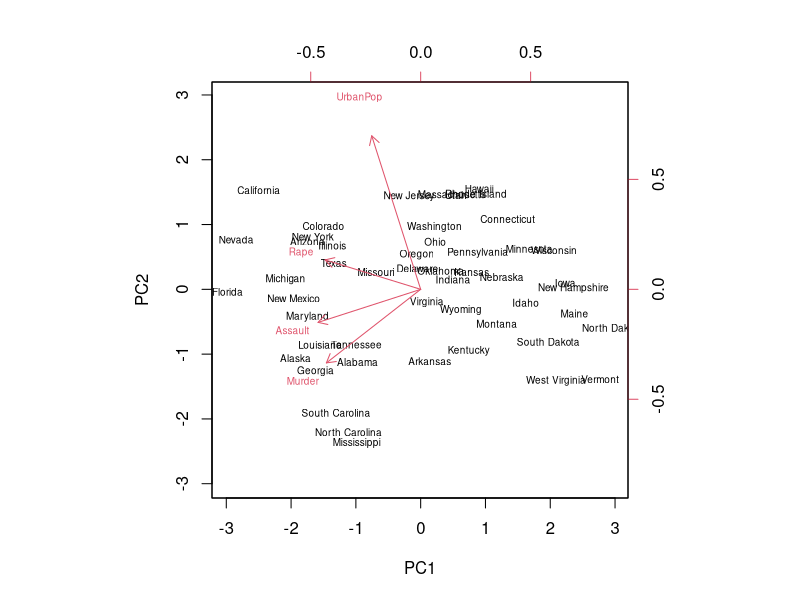
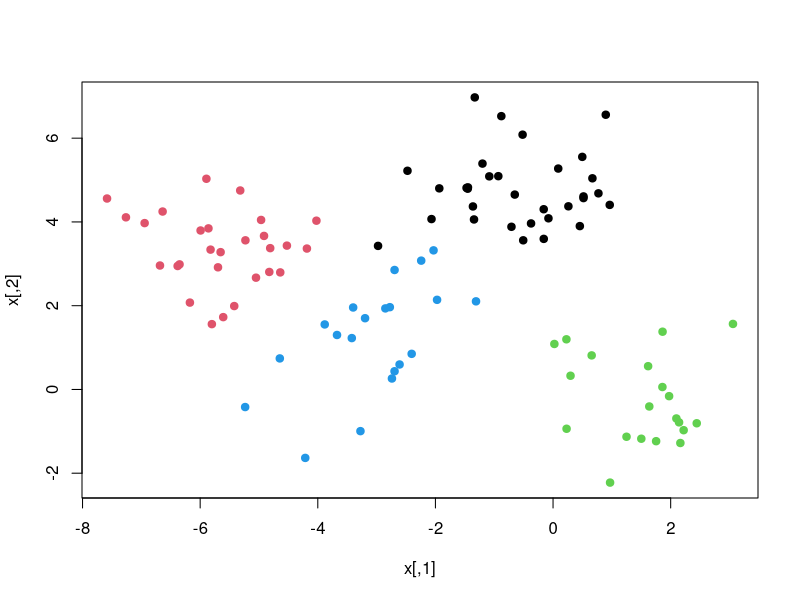
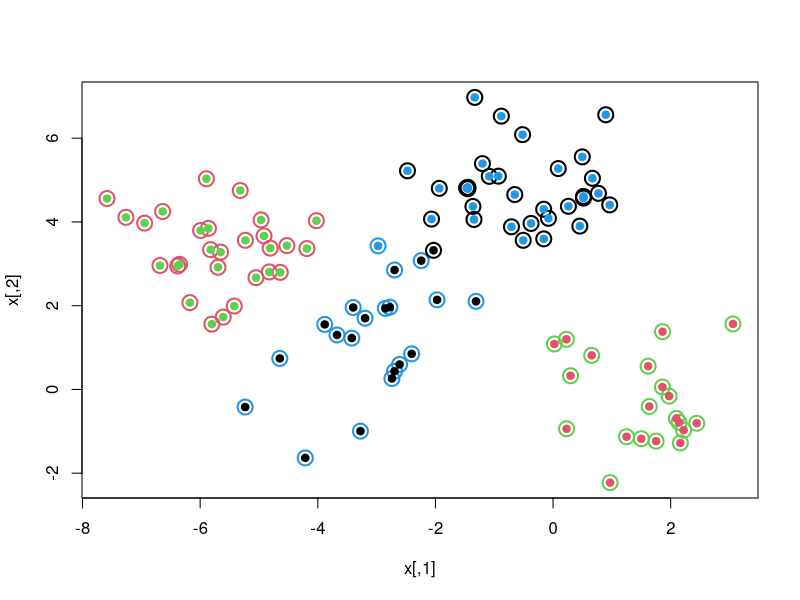
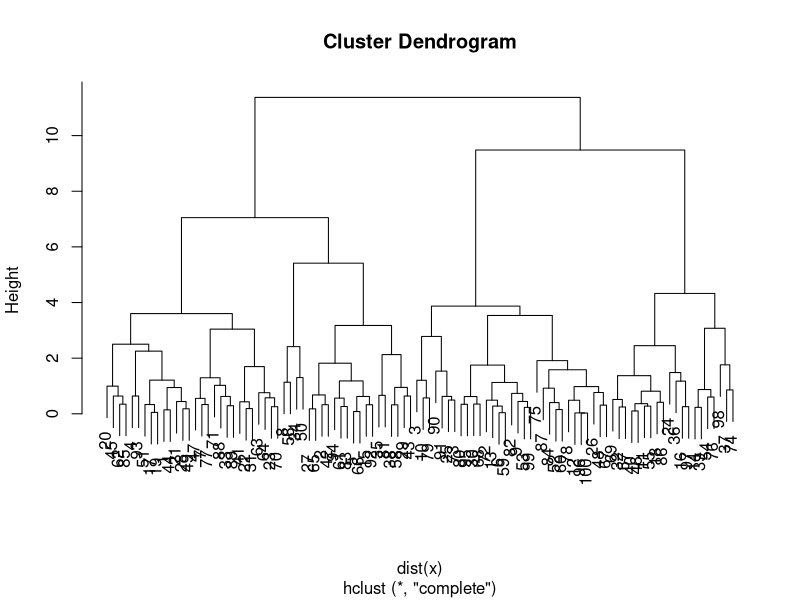
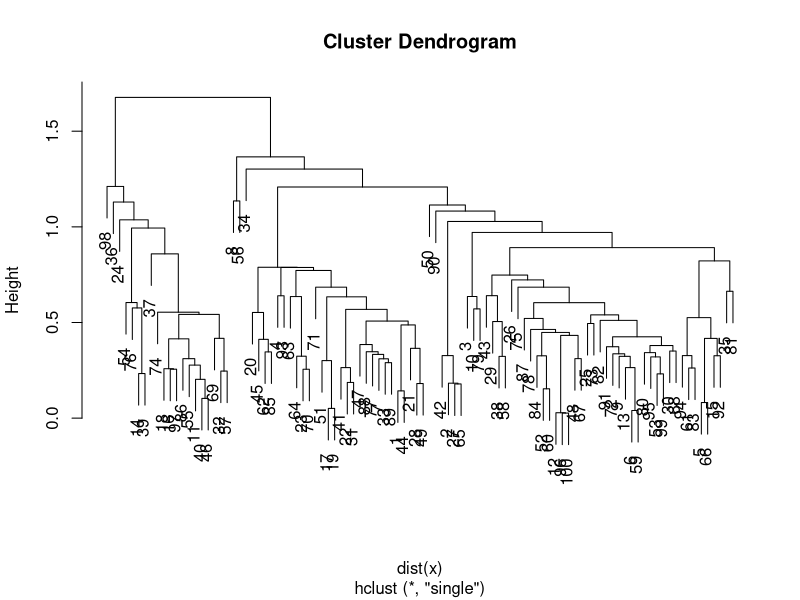
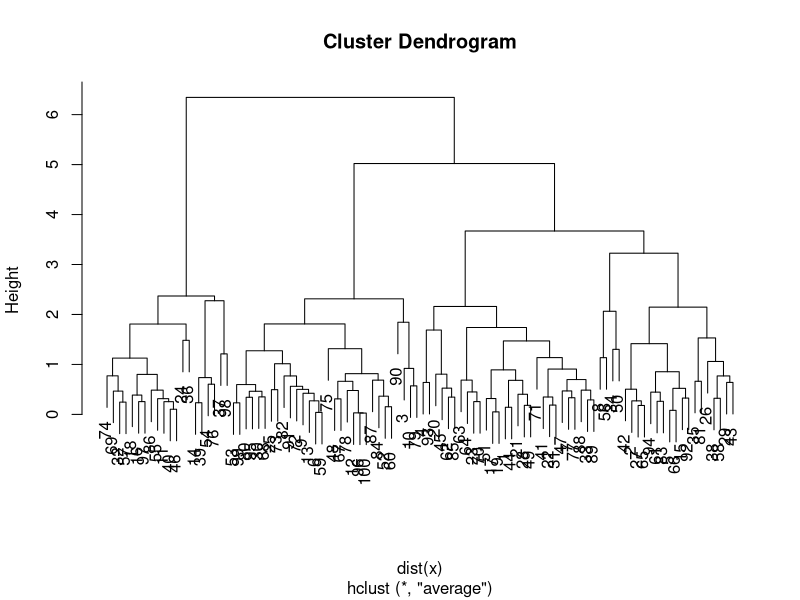
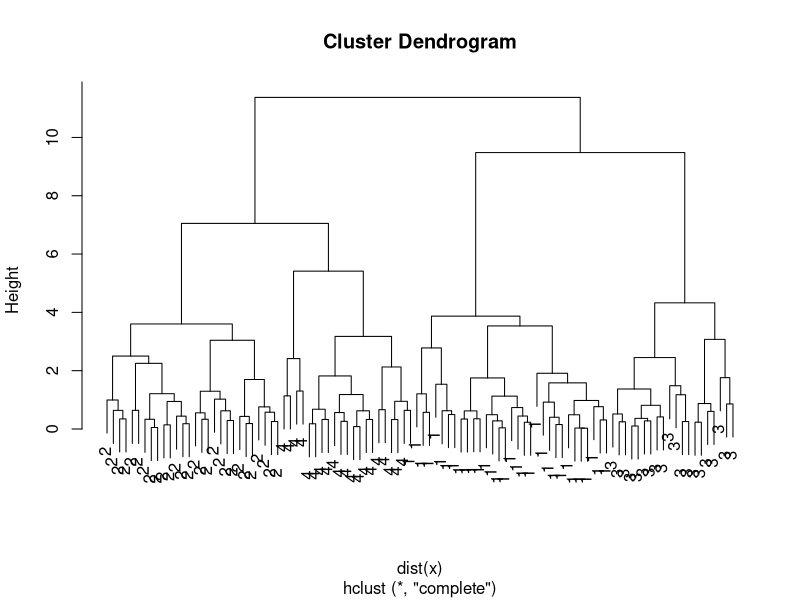

R code for these plots, in order:
## ---- chunk 1
knitr::opts_chunk$set(echo = TRUE)
## ---- chunk 2
data("USArrests")
dim(USArrests)
str(USArrests)
head(USArrests)
summary(USArrests)
## ---- chunk 3
pca.out <- prcomp(USArrests, scale=TRUE) #which scaling
pca.out
names(pca.out)
## ---- chunk 4
biplot(pca.out,scale=0, cex=0.6) ##useful visualization
## ---- chunk 5
set.seed(101)
n <- 100
x<-matrix(rnorm(n*2),n,2)
xmean <- matrix( rnorm(8,sd=4),4,2) #4 rows 2 columns. rows are stonly pushed apart
which <- sample(1:4, n, replace=TRUE)
x <- x+xmean[which,] # by adding push apart means we generated clustered data
plot(x,col=which, pch=19)
## ---- chunk 6
km.out <- kmeans(x,4,nstart=15) #15 random starts
km.out
## ---- chunk 7
plot(x,col=km.out$cluster, cex=2,pch=1,lwd=2)
points(x,col=c(4,3,2,1)[which], pch=19  )
## ---- chunk 8
hc.complete <- hclust(dist(x), method="complete")
plot(hc.complete)

#singlie linking
hc.single <- hclust(dist(x), method="single")
plot(hc.single)

#avereage linking
hc.avg <- hclust(dist(x), method="average")
plot(hc.avg)

## ---- chunk 9
hc.cut <- cutree(hc.complete,4)
cm<- table(predict=hc.cut,truth=which)
cm
##error rate
1 - sum(diag(cm))/sum(cm)

cm <- table(predict=hc.cut, k_m=km.out$cluster)
print(cm)
## ---- chunk 10
plot(hc.complete, labels=which)
